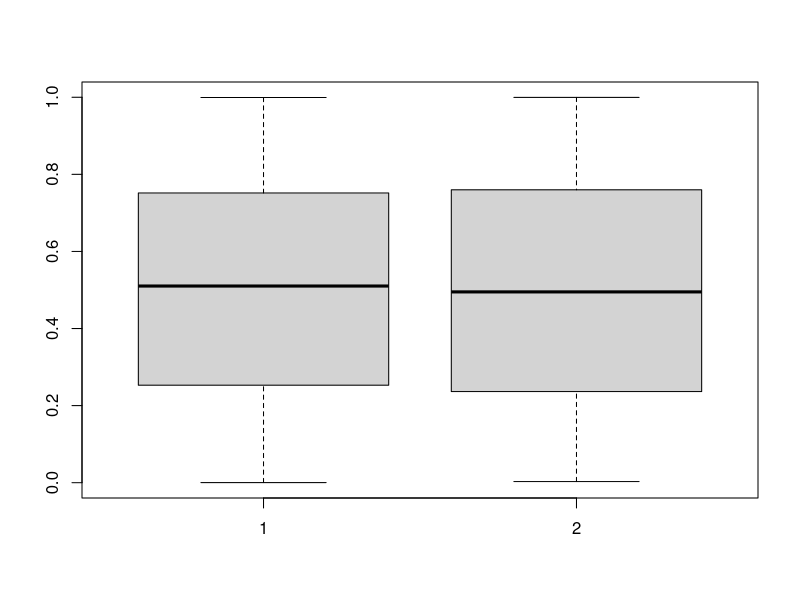

Source code (R):
## ---- chunk 1
peer = c(rep(0,100), rep(1,100), rep(0,100))
adult = c(rep(0,100), rep(0,100), rep(1,100))

inds = matrix(0,300,11)
for (i in 1:11) {
    ind_i = rep(0,300)
    ind_i[(212+(i-1)*8+1):(212+i*8)] = rep(1,8)
    inds[,i] = ind_i
}
## ---- chunk 2
set.seed(1)
p_1 = p_2 = rep(0,1000)

for (i in 1:1000) {
    y = rnorm(300)

    mod1 = lm(y ~ peer+adult)
    p_1[i] = summary(mod1)$coefficients[3,4]

    mod2 = lm(y ~ peer+adult+inds)
    # same as: lm(y ~ peer+adult+adult:inds)
    p_2[i] = summary(mod2)$coefficients[3,4]
}
## ---- chunk 3
boxplot(p_1,p_2)
t.test(p_1, p_2, mu=0, paired=TRUE)
